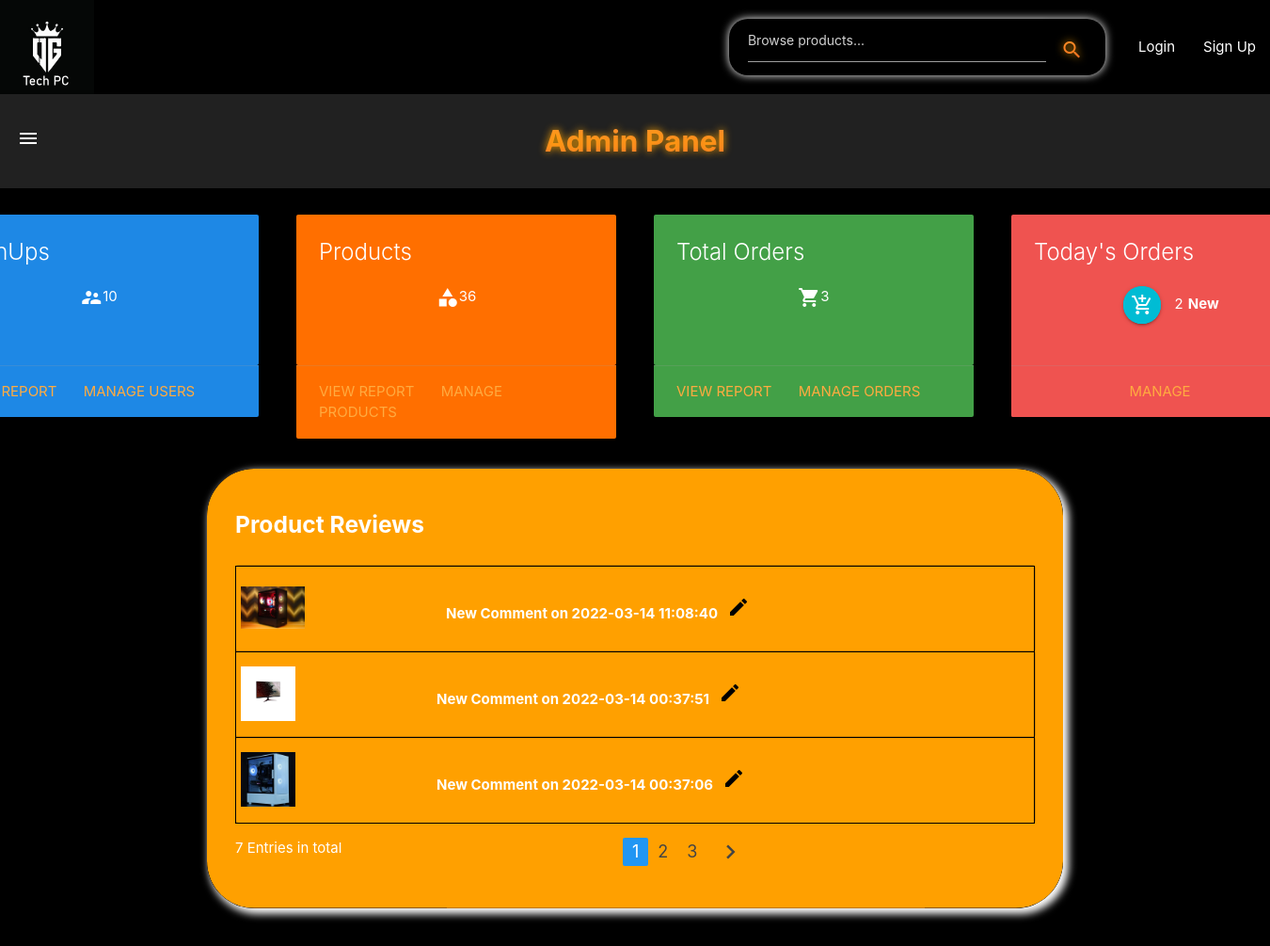
The app's page /admin.php with its own data.
### tables this page shows
CREATE TABLE `orderitems` (
  `OrderItemID` int(11) NOT NULL,
  `OrderID` int(11) NOT NULL,
  `ItemID` int(11) NOT NULL,
  `Price` float NOT NULL,
  `Quantity` int(11) NOT NULL,
  `AddedDatetime` datetime NOT NULL,
  `Feedback` varchar(512) DEFAULT NULL,
  `Rating` int(11) DEFAULT NULL,
  `RatingDateTime` datetime NOT NULL
);

CREATE TABLE `items` (
  `ItemID` int(11) NOT NULL,
  `Name` varchar(64) NOT NULL,
  `Brand` varchar(64) NOT NULL,
  `Description` varchar(512) NOT NULL,
  `Category` int(11) NOT NULL,
  `SellingPrice` float NOT NULL,
  `QuantityInStock` int(11) NOT NULL,
  `Image` varchar(512) NOT NULL
);

### classes/Dbhandler.class.php (called while the page is built, shortened)
<?php
class Dbhandler {
  private function connect() {
    $this->host = "127.0.0.1";
    $this->user = "root";
    $this->pass = "";
    $this->db = "ogtech";
    $this->conn = new mysqli($this->host, $this->user, $this->pass, $this->db);
    return $this->conn;
  }
  public function conn() {
    $this->conn = new mysqli("127.0.0.1", "root", "", "ogtech");
    return $this->conn;
  }
}

### classes/adminContr.class.php (called while the page is built, shortened)
<?php
class adminContr extends Admin {
  public function showReviews(){
    $this->adminReviews();
  }
}

### classes/admin.class.php (the view, shortened to what this page needs)
<?php
class Admin extends Dbhandler{
  protected function adminReviews(){
    $sql = "SELECT OI.ItemID, OI.RatingDateTime, I.Image FROM OrderItems OI, Items I
      WHERE OI.ItemID = I.ItemID AND Rating IS NOT NULL ORDER BY OrderItemID DESC;";
    $conn = new Dbhandler();
    $result = $conn->conn()->query($sql) or die($conn->conn()->error);
    while ($row = $result->fetch_assoc() )
    {
      $itemID = $row["ItemID"];
      $ratingDateTime = $row["RatingDateTime"];
      $image = $row["Image"];
      echo("
        <tr>
          <td id='bordershadow'>
            <a href='product.php?item_id=$itemID'>
              <div><img class='shadow-img' src='product_images/$image' style='height: 58px; float: left; max-width: 68px; display: block;
                margin: 0 auto; object-fit:scale-down;'></div>
              <div class='white-text bold' style='height: 60px; float: left; margin-left: 150px'>New Comment on $ratingDateTime</div>
              <div class='black-text' style='height: 60px; float: left; margin-left: 10px'><i class='material-icons'>create</i></div>
            </a>
          </td>
        </tr>"
      );
    }
  }
}

### static/css/base.css (style rules this page uses)
body { background-color: black; }
.bold { font-weight: bold; }
#bordershadow { height: 70px; line-height: 70px; text-align: center; border: 1px solid black; border-radius: 3px; box-shadow: 0 0 0 1px rgb(0 0 0 / 20%); transition: all 200ms ease-out; }

### records on screen
orderitems: ItemID.Image (picture), RatingDateTime "2022-03-14 11:08:40"
orderitems: ItemID.Image (picture), RatingDateTime "2022-03-14 00:37:51"
orderitems: ItemID.Image (picture), RatingDateTime "2022-03-14 00:37:06"

### other values on screen
$signUpCount "10"
$productCount "36"
$orderCount "3"
$orderCountNew "2"
